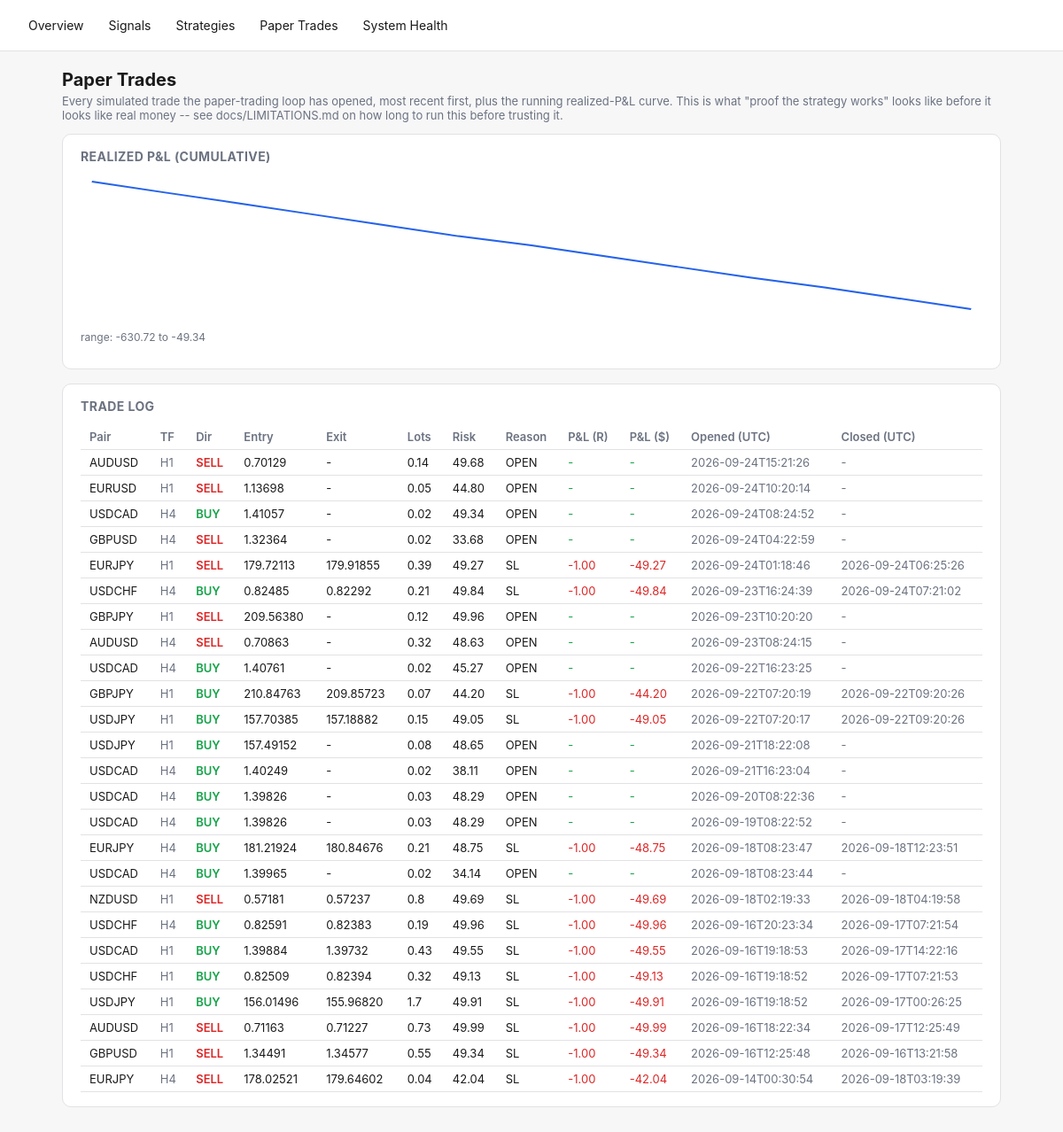
Screenshot of /paper-trades with the database file from the repository.
### tables this page shows
CREATE TABLE paper_trades (
    id INTEGER PRIMARY KEY AUTOINCREMENT,
    signal_id TEXT REFERENCES signals(id),
    pair TEXT NOT NULL,
    direction TEXT NOT NULL,
    entry_time TEXT NOT NULL,
    entry_price REAL NOT NULL,
    stop_loss REAL NOT NULL,
    take_profit REAL NOT NULL,
    lots REAL,                 -- position size at entry (fx_engine.position_sizing), if it could be computed
    risk_amount REAL,          -- dollar amount risked at entry, lots * stop_distance * pip_value
    exit_time TEXT,
    exit_price REAL,
    exit_reason TEXT,
    pnl_r REAL,
    pnl_amount REAL,           -- real dollar P&L = pnl_r * risk_amount (NULL if risk_amount unknown)
    created_at TEXT NOT NULL
, timeframe TEXT NOT NULL DEFAULT 'H4');

### fx_engine/dashboard.py (the view)
    @app.route("/paper-trades")
    def paper_trades_page():
        d = get_db()
        curve = d.paper_equity_curve()
        return render_template(
            "paper_trades.html", trades=d.recent_paper_trades(limit=200), curve=curve,
            svg_points=_equity_curve_svg_points(curve),
            curve_min=min((p["cumulative"] for p in curve), default=0.0),
            curve_max=max((p["cumulative"] for p in curve), default=0.0),
        )

### fx_engine/dashboard.py (called while the page is built)
def _equity_curve_svg_points(curve: list[dict], width: int = 640, height: int = 160, pad: int = 8) -> str:
    if len(curve) < 2:
        return ""
    values = [p["cumulative"] for p in curve]
    lo, hi = min(values), max(values)
    span = (hi - lo) or 1.0
    n = len(values)
    points = []
    for i, v in enumerate(values):
        x = pad + (i / (n - 1)) * (width - 2 * pad)
        y = pad + (1 - (v - lo) / span) * (height - 2 * pad)
        points.append(f"{x:.1f},{y:.1f}")
    return " ".join(points)

### fx_engine/db.py (called while the page is built)
    @contextmanager
    def _conn(self):
        conn = sqlite3.connect(self.path)
        conn.row_factory = sqlite3.Row
        try:
            yield conn
            conn.commit()
        finally:
            conn.close()

    def recent_paper_trades(self, limit: int = 100) -> list[dict]:
        with self._conn() as conn:
            rows = conn.execute(
                "SELECT * FROM paper_trades ORDER BY created_at DESC LIMIT ?", (limit,),
            ).fetchall()
        return [dict(r) for r in rows]

    def paper_equity_curve(self) -> list[dict]:
        with self._conn() as conn:
            rows = conn.execute(
                """SELECT exit_time, pnl_amount FROM paper_trades
                   WHERE exit_time IS NOT NULL AND pnl_amount IS NOT NULL
                   ORDER BY exit_time ASC"""
            ).fetchall()
        cumulative = 0.0
        curve = []
        for r in rows:
            cumulative += r["pnl_amount"]
            curve.append({"exit_time": r["exit_time"], "pnl_amount": r["pnl_amount"], "cumulative": cumulative})
        return curve

### fx_engine/templates/paper_trades.html (shortened to what this page needs)
{% extends "base.html" %}
{% block content %}
<h1>Paper Trades</h1>
<p class="lede">Every simulated trade the paper-trading loop has opened, most recent first, plus the running
realized-P&amp;L curve. This is what "proof the strategy works" looks like before it looks like real money -- see
docs/LIMITATIONS.md on how long to run this before trusting it.</p>
<div class="card">
  <h2>Realized P&amp;L (cumulative)</h2>
  {% if svg_points %}
  <svg viewBox="0 0 640 160" width="100%" height="160" preserveAspectRatio="none">
    <polyline points="{{ svg_points }}" fill="none" stroke="var(--accent)" stroke-width="2" />
  </svg>
  <p class="muted" style="font-size:12px;">range: {{ "%.2f"|format(curve_min) }} to {{ "%.2f"|format(curve_max) }}</p>
  {% else %}
  <p class="muted">Not enough closed trades yet for a curve (need at least 2).</p>
  {% endif %}
</div>
<div class="card">
  <h2>Trade Log</h2>
  <div class="overflow">
  <table>
    <tr>
      <th>Pair</th><th>TF</th><th>Dir</th><th>Entry</th><th>Exit</th><th>Lots</th><th>Risk</th>
      <th>Reason</th><th>P&amp;L (R)</th><th>P&amp;L ($)</th><th>Opened (UTC)</th><th>Closed (UTC)</th>
    </tr>
    {% for t in trades %}
    <tr>
      <td>{{ t.pair }}</td>
      <td class="muted">{{ t.timeframe or "H4" }}</td>
      <td class="{{ 'buy' if t.direction=='BUY' else 'sell' }}">{{ t.direction }}</td>
      <td>{{ "%.5f"|format(t.entry_price) }}</td>
      <td>{{ "%.5f"|format(t.exit_price) if t.exit_price is not none else "-" }}</td>
      <td>{{ t.lots if t.lots is not none else "-" }}</td>
      <td>{{ "%.2f"|format(t.risk_amount) if t.risk_amount is not none else "-" }}</td>
      <td>{{ t.exit_reason or "OPEN" }}</td>
      <td style="color:{{ 'var(--green)' if (t.pnl_r or 0) >= 0 else 'var(--red)' }}">
        {{ "%.2f"|format(t.pnl_r) if t.pnl_r is not none else "-" }}
      </td>
      <td style="color:{{ 'var(--green)' if (t.pnl_amount or 0) >= 0 else 'var(--red)' }}">
        {{ "%.2f"|format(t.pnl_amount) if t.pnl_amount is not none else "-" }}
      </td>
      <td class="muted">{{ t.entry_time[:19] }}</td>
      <td class="muted">{{ t.exit_time[:19] if t.exit_time else "-" }}</td>
    </tr>
    {% else %}
    <tr><td colspan="12" class="muted">No paper trades yet -- run `python -m fx_engine.main paper --once`.</td></tr>
    {% endfor %}
  </table>
  </div>
</div>
{% endblock %}

### fx_engine/templates/base.html (style rules this page uses)
:root { --bg:#f7f7f8; --fg:#1a1a1a; --card:#ffffff; --border:#e2e2e5; --accent:#2563eb; --green:#16a34a; --red:#dc2626; --amber:#d97706; --muted:#6b7280; }
* { box-sizing: border-box; }
body { margin:0; font-family:-apple-system,BlinkMacSystemFont,"Segoe UI",sans-serif; background:var(--bg); color:var(--fg); }
.card { background:var(--card); border:1px solid var(--border); border-radius:10px; padding:16px 20px; margin-bottom:16px; }
table { width:100%; border-collapse:collapse; font-size:13px; }
th, td { text-align:left; padding:6px 10px; border-bottom:1px solid var(--border); white-space:nowrap; }
th { color:var(--muted); font-weight:600; }
.buy { color:var(--green); font-weight:600; }
.sell { color:var(--red); font-weight:600; }
.muted { color:var(--muted); }
h1 { font-size:20px; margin:0 0 4px; }
h2 { font-size:14px; margin:0 0 12px; color:var(--muted); text-transform:uppercase; letter-spacing:.03em; }
p.lede { color:var(--muted); font-size:13px; margin-top:0; }
.overflow { overflow-x:auto; }

### rows the page displays
paper_trades: pair "AUDUSD", timeframe "H1", direction "SELL", entry_price "0.70129", exit_price "-", lots "0.14", risk_amount "49.68", exit_reason "OPEN", pnl_r "-", pnl_amount "-", entry_time "2026-09-24T15:21:26", exit_time "-"
paper_trades: pair "EURUSD", timeframe "H1", direction "SELL", entry_price "1.13698", exit_price "-", lots "0.05", risk_amount "44.80", exit_reason "OPEN", pnl_r "-", pnl_amount "-", entry_time "2026-09-24T10:20:14", exit_time "-"
paper_trades: pair "USDCAD", timeframe "H4", direction "BUY", entry_price "1.41057", exit_price "-", lots "0.02", risk_amount "49.34", exit_reason "OPEN", pnl_r "-", pnl_amount "-", entry_time "2026-09-24T08:24:52", exit_time "-"
paper_trades: pair "GBPUSD", timeframe "H4", direction "SELL", entry_price "1.32364", exit_price "-", lots "0.02", risk_amount "33.68", exit_reason "OPEN", pnl_r "-", pnl_amount "-", entry_time "2026-09-24T04:22:59", exit_time "-"
paper_trades: pair "EURJPY", timeframe "H1", direction "SELL", entry_price "179.72113", exit_price "179.91855", lots "0.39", risk_amount "49.27", exit_reason "SL", pnl_r "-1.00", pnl_amount "-49.27", entry_time "2026-09-24T01:18:46", exit_time "2026-09-24T06:25:26"
paper_trades: pair "USDCHF", timeframe "H4", direction "BUY", entry_price "0.82485", exit_price "0.82292", lots "0.21", risk_amount "49.84", exit_reason "SL", pnl_r "-1.00", pnl_amount "-49.84", entry_time "2026-09-23T16:24:39", exit_time "2026-09-24T07:21:02"
paper_trades: pair "GBPJPY", timeframe "H1", direction "SELL", entry_price "209.56380", exit_price "-", lots "0.12", risk_amount "49.96", exit_reason "OPEN", pnl_r "-", pnl_amount "-", entry_time "2026-09-23T10:20:20", exit_time "-"
paper_trades: pair "AUDUSD", timeframe "H4", direction "SELL", entry_price "0.70863", exit_price "-", lots "0.32", risk_amount "48.63", exit_reason "OPEN", pnl_r "-", pnl_amount "-", entry_time "2026-09-23T08:24:15", exit_time "-"
paper_trades: pair "USDCAD", timeframe "H4", direction "BUY", entry_price "1.40761", exit_price "-", lots "0.02", risk_amount "45.27", exit_reason "OPEN", pnl_r "-", pnl_amount "-", entry_time "2026-09-22T16:23:25", exit_time "-"
paper_trades: pair "GBPJPY", timeframe "H1", direction "BUY", entry_price "210.84763", exit_price "209.85723", lots "0.07", risk_amount "44.20", exit_reason "SL", pnl_r "-1.00", pnl_amount "-44.20", entry_time "2026-09-22T07:20:19", exit_time "2026-09-22T09:20:26"
paper_trades: pair "USDJPY", timeframe "H1", direction "BUY", entry_price "157.70385", exit_price "157.18882", lots "0.15", risk_amount "49.05", exit_reason "SL", pnl_r "-1.00", pnl_amount "-49.05", entry_time "2026-09-22T07:20:17", exit_time "2026-09-22T09:20:26"
paper_trades: pair "USDJPY", timeframe "H1", direction "BUY", entry_price "157.49152", exit_price "-", lots "0.08", risk_amount "48.65", exit_reason "OPEN", pnl_r "-", pnl_amount "-", entry_time "2026-09-21T18:22:08", exit_time "-"
paper_trades: pair "USDCAD", timeframe "H4", direction "BUY", entry_price "1.40249", exit_price "-", lots "0.02", risk_amount "38.11", exit_reason "OPEN", pnl_r "-", pnl_amount "-", entry_time "2026-09-21T16:23:04", exit_time "-"
paper_trades: pair "USDCAD", timeframe "H4", direction "BUY", entry_price "1.39826", exit_price "-", lots "0.03", risk_amount "48.29", exit_reason "OPEN", pnl_r "-", pnl_amount "-", entry_time "2026-09-20T08:22:36", exit_time "-"
paper_trades: pair "USDCAD", timeframe "H4", direction "BUY", entry_price "1.39826", exit_price "-", lots "0.03", risk_amount "48.29", exit_reason "OPEN", pnl_r "-", pnl_amount "-", entry_time "2026-09-19T08:22:52", exit_time "-"
paper_trades: pair "EURJPY", timeframe "H4", direction "BUY", entry_price "181.21924", exit_price "180.84676", lots "0.21", risk_amount "48.75", exit_reason "SL", pnl_r "-1.00", pnl_amount "-48.75", entry_time "2026-09-18T08:23:47", exit_time "2026-09-18T12:23:51"
paper_trades: pair "USDCAD", timeframe "H4", direction "BUY", entry_price "1.39965", exit_price "-", lots "0.02", risk_amount "34.14", exit_reason "OPEN", pnl_r "-", pnl_amount "-", entry_time "2026-09-18T08:23:44", exit_time "-"
paper_trades: pair "NZDUSD", timeframe "H1", direction "SELL", entry_price "0.57181", exit_price "0.57237", lots "0.8", risk_amount "49.69", exit_reason "SL", pnl_r "-1.00", pnl_amount "-49.69", entry_time "2026-09-18T02:19:33", exit_time "2026-09-18T04:19:58"
paper_trades: pair "USDCHF", timeframe "H4", direction "BUY", entry_price "0.82591", exit_price "0.82383", lots "0.19", risk_amount "49.96", exit_reason "SL", pnl_r "-1.00", pnl_amount "-49.96", entry_time "2026-09-16T20:23:34", exit_time "2026-09-17T07:21:54"
paper_trades: pair "USDCAD", timeframe "H1", direction "BUY", entry_price "1.39884", exit_price "1.39732", lots "0.43", risk_amount "49.55", exit_reason "SL", pnl_r "-1.00", pnl_amount "-49.55", entry_time "2026-09-16T19:18:53", exit_time "2026-09-17T14:22:16"
paper_trades: pair "USDCHF", timeframe "H1", direction "BUY", entry_price "0.82509", exit_price "0.82394", lots "0.32", risk_amount "49.13", exit_reason "SL", pnl_r "-1.00", pnl_amount "-49.13", entry_time "2026-09-16T19:18:52", exit_time "2026-09-17T07:21:53"
paper_trades: pair "USDJPY", timeframe "H1", direction "BUY", entry_price "156.01496", exit_price "155.96820", lots "1.7", risk_amount "49.91", exit_reason "SL", pnl_r "-1.00", pnl_amount "-49.91", entry_time "2026-09-16T19:18:52", exit_time "2026-09-17T00:26:25"
paper_trades: pair "AUDUSD", timeframe "H1", direction "SELL", entry_price "0.71163", exit_price "0.71227", lots "0.73", risk_amount "49.99", exit_reason "SL", pnl_r "-1.00", pnl_amount "-49.99", entry_time "2026-09-16T18:22:34", exit_time "2026-09-17T12:25:49"
paper_trades: pair "GBPUSD", timeframe "H1", direction "SELL", entry_price "1.34491", exit_price "1.34577", lots "0.55", risk_amount "49.34", exit_reason "SL", pnl_r "-1.00", pnl_amount "-49.34", entry_time "2026-09-16T12:25:48", exit_time "2026-09-16T13:21:58"
paper_trades: pair "EURJPY", timeframe "H4", direction "SELL", entry_price "178.02521", exit_price "179.64602", lots "0.04", risk_amount "42.04", exit_reason "SL", pnl_r "-1.00", pnl_amount "-42.04", entry_time "2026-09-14T00:30:54", exit_time "2026-09-18T03:19:39"

### other values shown
{{ "%.2f"|format(curve_min) }} "-630.72"
{{ "%.2f"|format(curve_max) }} "-49.34"
